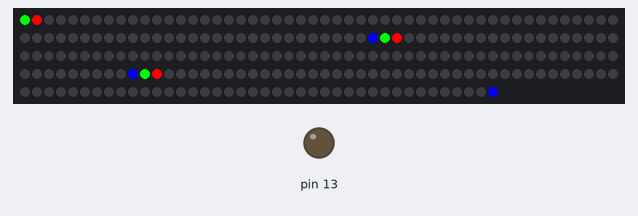
Bench run of a sketch on a simulated Arduino Uno, built with avr-gcc and run on an emulated ATmega328P. Parts: 240 RGB LEDs in strip order, left to right, continuing on the next row, output pins drawn as LEDs (lit = HIGH). Random numbers use the default seed unless the sketch sets one; what the sketch prints to the serial monitor is not drawn.

Above: at 5.5 s.
Timing chart, 0 to 7.0 s (numbered marks = the images above):
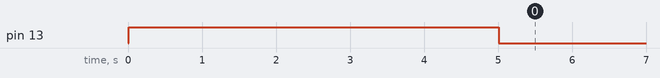

The sketch:

RefreshTest.ino
```cpp
/* Refresh test
 */

#include <Adafruit_NeoPixel.h>

#define MARK2 1

// Pin definitions
#if MARK2
#define PIN 2
int int1Pin = 17;  // These can be changed, 2 and 3 are the Arduinos ext int pins
int int2Pin = 16;
#else
#define PIN 2
int int1Pin = 20;  // These can be changed, 2 and 3 are the Arduinos ext int pins
int int2Pin = 21;
#endif

#define LEDs 240
Adafruit_NeoPixel strip = Adafruit_NeoPixel(LEDs, PIN, NEO_GRB + NEO_KHZ800);

#define brightness 255
// Set the scale below either 2, 4 or 8


const int RPM = 60;
const int DELAY = 0;

uint32_t RED = strip.Color(brightness, 0, 0);
uint32_t GREEN = strip.Color(0, brightness, 0);
uint32_t BLUE = strip.Color(0, 0, brightness);
uint32_t WHITE = strip.Color(brightness/3, brightness/3, brightness/3);
uint32_t YELLOW = strip.Color(brightness/2, brightness/2, 0);
uint32_t ORANGE = strip.Color(2*brightness/3, brightness/3, 0);
uint32_t PURPLE = strip.Color(brightness/2, 0, brightness/2);
uint32_t BLACK = strip.Color(0, 0, 0);

unsigned long nextUpdate;

typedef  struct {
  int16_t x,y,z;
}
LedPos ;

LedPos positions[LEDs];

void p(char *fmt, ... ){
  char tmp[128]; // resulting string limited to 128 chars
  va_list args;
  va_start (args, fmt );
  vsnprintf(tmp, 128, fmt, args);
  va_end (args);
  Serial.print(tmp);
}
long refreshes = 0;
long start;

int32_t distSquared(int i, int16_t x, int16_t y, int16_t z) {
  register int32_t result;
  register int32_t diff = positions[i].x - x;
  result = diff*diff;
  diff = positions[i].y - y;
  result += diff*diff;
  diff = positions[i].z - z;
  result += diff*diff;
  return result;
}
int32_t dotProduct(int i, int16_t x, int16_t y, int16_t z) {
  return ((int32_t)x) * positions[i].x
    + ((int32_t)y) * positions[i].y
    + ((int32_t)z) * positions[i].z;
}

uint16_t countWithin(int16_t distance,  int16_t x, int16_t y, int16_t z) {
  uint16_t result = 0;
  int32_t d2 = distance*distance;
  for(int i = 0; i < LEDs; i++)
    if (distSquared(i, x, y, z) < d2)
      result++;
  return result;
}


void setup()
{

  Serial.begin(115200);
  Serial.println("Hello");
  strip.begin();
  strip.show();
  pinMode(13, OUTPUT);
  digitalWrite(13, HIGH);

  delay(5000);

  digitalWrite(13, LOW);
  start = millis();
  nextUpdate = start + 1000;
  for(int i = 0; i < LEDs; i++) {
    positions[i].x = random(0,20000)-10000;
    positions[i].y = random(0,20000)-10000;
    positions[i].z = random(0,20000)-10000;
  }
  uint32_t smicro = micros();
  int count = countWithin(5000, 0, 0, 0);
  uint32_t fmicro = micros();
  p("%d point within, %d usecs\n", count, fmicro-smicro);
  p("Starting refresh test, %d RPM, %d ms delay\n", RPM, DELAY);
}


int wrap(int led) {
  return led % LEDs;
}


void comet(int pos) {
  strip.setPixelColor(wrap(pos), RED);
  strip.setPixelColor(wrap(pos-1), GREEN);
  strip.setPixelColor(wrap(pos-2), BLUE);
}

void black(int pos) {
  strip.setPixelColor(wrap(pos), BLACK);
  strip.setPixelColor(wrap(pos-1), BLACK);
  strip.setPixelColor(wrap(pos-2), BLACK);
}

void loop()
{
  long startShow = micros();
  long pos = millis();
  pos = pos * RPM * LEDs / 60000;
  pos = pos % LEDs;

  //  p("%4d\n", pos);
  //  int c = random() % 0x0f0f0f;
  //  for(int i = 0; i < LEDs; i++)
  //    strip.setPixelColor(i,c);
  comet(pos);
  comet(pos + LEDs/3);
  comet(pos + 2*LEDs/3);


  strip.show();
  long endShow = micros();

  refreshes++;
  long now = millis();
  if (now > nextUpdate) {
    p("%6dms, %3d Hz\n", now-start, refreshes * 1000 / (now-start));
    p("%6dus show time\n", endShow - startShow);
    nextUpdate = nextUpdate + 5000;
  }
  if (DELAY > 0)
    delay(DELAY);
  black(pos);
  black(pos + LEDs/3);
  black(pos + 2*LEDs/3);


}
```
